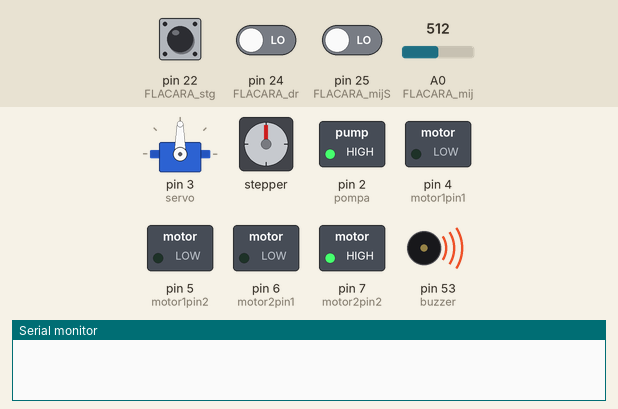
A sketch run on a simulated Arduino Mega 2560, built with avr-gcc and run on an emulated ATmega2560. Parts: servo, stepper motor, switched loads named in the sketch (green lamp = pin HIGH), buzzer (waves = sounding), the last lines printed to the serial monitor. The inputs (shaded band) are chosen by the test bench; at power-on: A0 (FLACARA_mij) = 512, pin 25 (FLACARA_mijS) LOW, pin 22 (FLACARA_stg) HIGH, pin 24 (FLACARA_dr) LOW. Stepper angles assume 2048 steps per turn.

Above: at 1.2 s.
1.3 s: A0 (FLACARA_mij) set to 492
At 2.9 s:
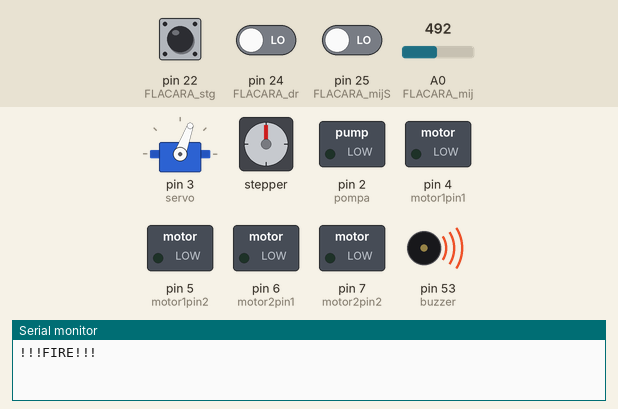
10.3 s: A0 (FLACARA_mij) set to 510
At 12.0 s:
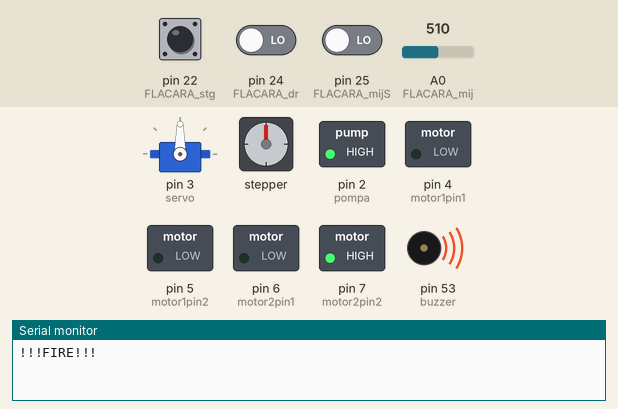
13.3 s: pin 25 (FLACARA_mijS) driven HIGH
At 14.3 s:
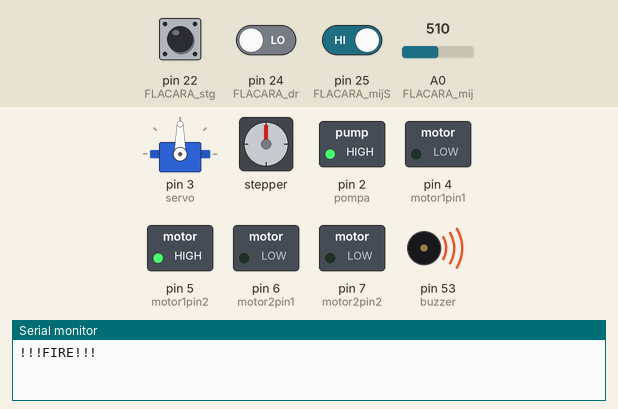
14.8 s: A0 (FLACARA_mij) set to 490
At 14.9 s:
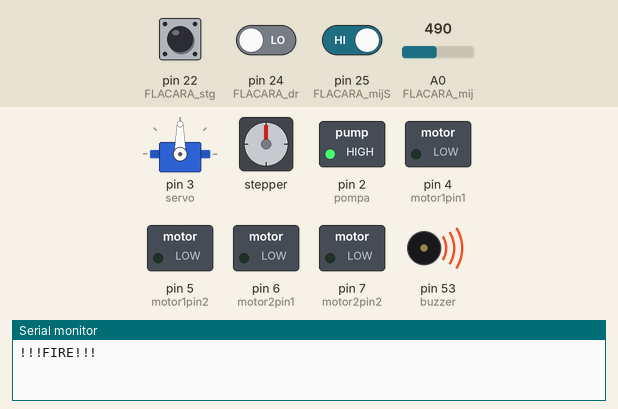
Timing chart, 0 to 35.8 s (numbered marks = the images above; inputs shaded):
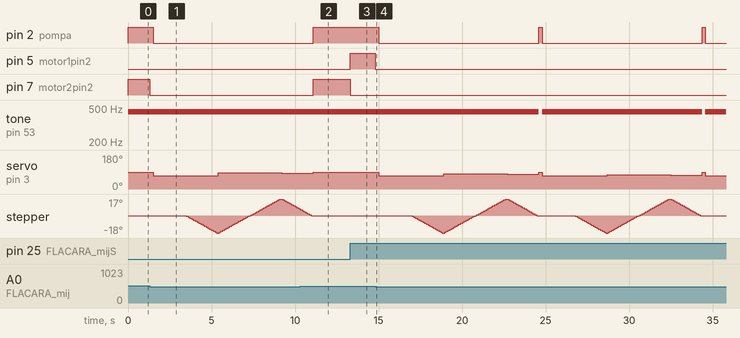

The sketch:

firefighter.ino
```cpp
#include <Servo.h>
#include <Stepper.h>
#define PAS 32


Stepper motor(PAS,8,10,9,11);
Servo servo;

int pos = 90;
bool coboara = 1;

//Senzori
#define FLACARA_stg 22

#define FLACARA_dr 24

#define FLACARA_mijD_a A1
#define FLACARA_mijD 23
#define FLACARA_mijS_a A2
#define FLACARA_mijS 25
#define FLACARA_mij_digital 26

int FLACARA_mij = A0;
boolean fire = false;

int buzzer = 53;
int pompa = 2;

//Motoare
int motor1pin1 = 4; //motor stanga
int motor1pin2 = 5; //PIN2 HIGH TO GO FORWARD
int motor2pin1 = 6; //motor dreapta
int motor2pin2 = 7;


void setup() {
  Serial.begin(9600);
  pinMode(motor1pin1, OUTPUT);
  pinMode(motor1pin2, OUTPUT);
  pinMode(motor2pin1, OUTPUT);
  pinMode(motor2pin2, OUTPUT);

  pinMode(FLACARA_stg, INPUT);
  pinMode(FLACARA_dr, INPUT);
  pinMode(FLACARA_mijD, INPUT);
  pinMode(FLACARA_mijS, INPUT);

  pinMode(FLACARA_mijD_a, INPUT);
  pinMode(FLACARA_mijS_a, INPUT);

  pinMode(FLACARA_mij, INPUT);
  pinMode(FLACARA_mij_digital, INPUT);

  pinMode(buzzer, OUTPUT);
  pinMode(pompa,OUTPUT);

  servo.attach(3);
  servo.write(pos);
  motor.setSpeed(100);

  digitalWrite(pompa,HIGH);//logica inversa

}

void go_right(){
  digitalWrite(motor1pin1, LOW);
  digitalWrite(motor1pin2, HIGH);
  digitalWrite(motor2pin1, LOW);
  digitalWrite(motor2pin2, LOW);
}
void go_left(){

  digitalWrite(motor1pin1, LOW);
  digitalWrite(motor1pin2, LOW);
  digitalWrite(motor2pin1, LOW);
  digitalWrite(motor2pin2, HIGH);
}
void go_forward(){
//     Serial.println("Fata");
    //fata
  digitalWrite(motor1pin1, LOW);
  digitalWrite(motor1pin2, HIGH);
  digitalWrite(motor2pin1, LOW);
  digitalWrite(motor2pin2, HIGH);
}

void go_backwards(){
//     Serial.println("Spate");
    //spate
  digitalWrite(motor1pin1, HIGH);
  digitalWrite(motor1pin2, LOW);
  digitalWrite(motor2pin1, HIGH);
  digitalWrite(motor2pin2, LOW);
}

void Stop(){
//     Serial.println("Stop");
    //stop
    digitalWrite(motor1pin1, LOW);
    digitalWrite(motor1pin2, LOW);
    digitalWrite(motor2pin1, LOW);
    digitalWrite(motor2pin2, LOW);
}

void porneste_servo(){
      if(coboara == 1)
      {
          if(pos > 70)
              pos-=3;
          else coboara = 0;
      }
      else{
            if(pos < 80)
                pos+=3;
            else coboara = 1;
      }
           delay(20);
           servo.write(pos);
 }

void put_off_fire()
{

    servo.write(70);
   digitalWrite(pompa, LOW);//pornesc pompa
   delay (2000);


    motor.step(-100);//cclockwise
    porneste_servo();

    motor.step(200);
    porneste_servo();
    motor.step(-100); // ducem turela inapoi pe centru

    fire = false;
    servo.write(90);
    noTone(buzzer);


    digitalWrite(pompa, HIGH);


}


void loop() {


     delay(5);
     if(analogRead(FLACARA_mij) < 300){
        go_backwards();
        delay(200);
     }
     else if (analogRead(FLACARA_mij) < 500)
     {
      Stop();
      fire = true;
      delay(200);
      tone(buzzer,450);
     }
     else if (digitalRead(FLACARA_stg) == 0 || digitalRead(FLACARA_mijS) == 0)
     {
        go_left();
        tone(buzzer,450);
     }
     else if (digitalRead(FLACARA_dr) == 0 || digitalRead(FLACARA_mijD) == 0)
     {
      go_right();
      tone(buzzer,450);
     }
     else if (analogRead(FLACARA_mij) < 850)
     {
      go_forward();
      tone(buzzer,450);
     }

     while(fire == true){
      Serial.println("!!!FIRE!!!");
      put_off_fire();
    }
}
```

Measured:
- the behaviour switches between 500 and 499 on A0 (FLACARA_mij) (found by bisection; images 0 and 1)
- after the input at 1.3 s, pin 2 (pompa): HIGH → LOW after 0.20 s; pin 7 (motor2pin2): HIGH → LOW at once; servo on pin 3 (servo): 90° → 70° after 0.20 s, → 87° 3.9 s later, → 84° 3.8 s later; stepper: turns 18° counter-clockwise in 1.8 s, then 35° clockwise in 3.6 s, then 10° counter-clockwise in 0.96 s
- after the input at 10.3 s, pin 2 (pompa): goes on until 11.1 s, then stays HIGH; pin 7 (motor2pin2): LOW → HIGH after 0.78 s; tone on pin 53 (buzzer): stays 450 Hz (without the input it goes to silent after 0.78 s); servo on pin 3 (servo): goes on until 11.1 s, then stays 90°
- after the input at 13.3 s, pin 5 (motor1pin2): LOW → HIGH at once; pin 7 (motor2pin2): HIGH → LOW at once
- after the input at 14.8 s, pin 2 (pompa): alternates HIGH for 0.21 s and LOW for 9.6 s, starting after 0.20 s; pin 5 (motor1pin2): HIGH → LOW at once
